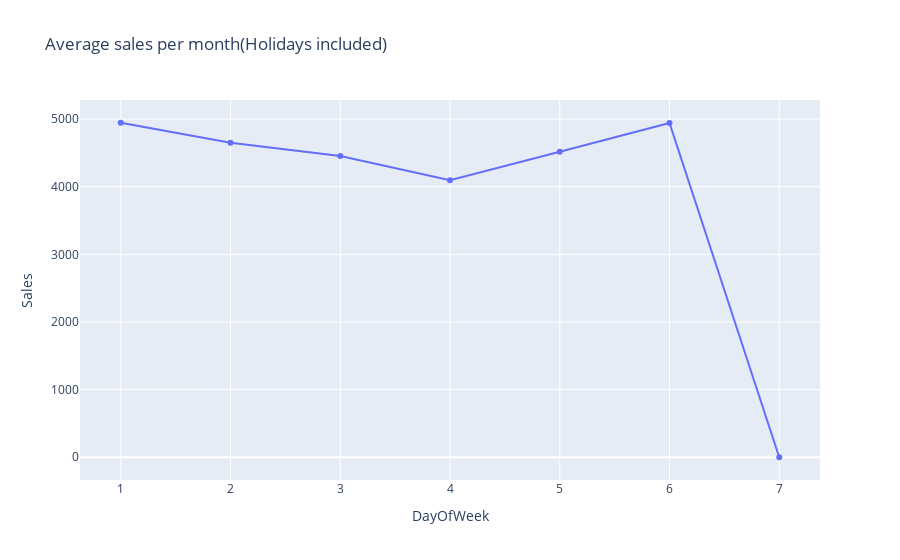

Notebook code cell kept with this figure:
### Markdown cell above
### Check Average Sales based on Day of the week 
In case of STORE 1 : This shows that the sales are high on first and sixth day of the week and is low in fourth day. On the seventh day of the week the store is closed hence there so sales at all.

### Code cell
axis = first_store.groupby('DayOfWeek')[['Sales']].mean()
fig = px.line(axis, x = axis.index, y = 'Sales', title = 'Average sales per month(Holidays included)', markers = True)
fig.show()

### Figure 1 — Plotly figure (JSON) as saved in the notebook; plotly's stock layout.template omitted (floating-point values rounded to 4 significant figures)
{"data": [{"hovertemplate": "DayOfWeek=%{x}<br>Sales=%{y}<extra></extra>", "legendgroup": "", "line": {"color": "#636efa", "dash": "solid"}, "marker": {"symbol": "circle"}, "mode": "lines+markers", "name": "", "orientation": "v", "showlegend": false, "type": "scatter", "x": [1, 2, 3, 4, 5, 6, 7], "xaxis": "x", "y": [4946.0, 4651.0, 4454.0, 4095.0, 4516.0, 4943.0, 0], "yaxis": "y"}], "layout": {"legend": {"tracegroupgap": 0}, "title": {"text": "Average sales per month(Holidays included)"}, "xaxis": {"anchor": "y", "domain": [0, 1], "title": {"text": "DayOfWeek"}}, "yaxis": {"anchor": "x", "domain": [0, 1], "title": {"text": "Sales"}}}}
